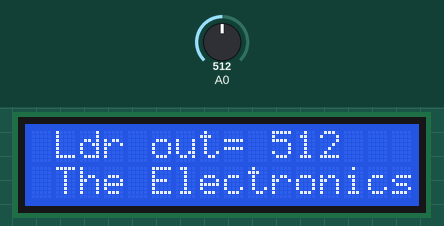
The sketch below on a simulated Arduino Mega 2560, built with avr-gcc and run on an emulated ATmega2560. Parts: 16×2 character LCD. The inputs (shaded band) are chosen by the test bench; at power-on: A0 = 512.

Above: at 1.2 s.
1.3 s: A0 set to 716
At 2.3 s:
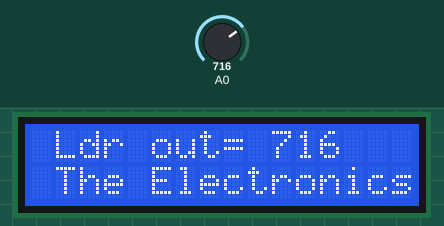
2.8 s: A0 set to 900
At 3.5 s:
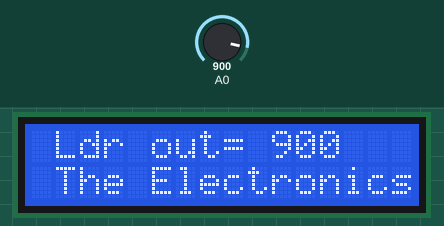
4.3 s: A0 set to 1023
At 4.6 s:
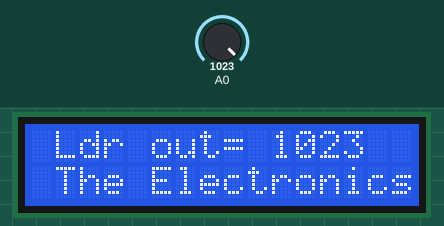
Timing chart, 0 to 7.3 s (numbered marks = the images above; inputs shaded):
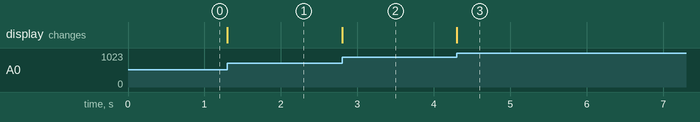

Measured:
- after the input at 1.3 s, the display: changes at once (image 1)
- after the input at 2.8 s, the display: changes at once (image 2)
- after the input at 4.3 s, the display: changes at once (image 3)

The sketch:

night_light.ino
```cpp
#include <LiquidCrystal.h>

// initialize the library with the numbers of the interface pins
LiquidCrystal lcd(48, 49, 50, 51, 52, 53);

void setup() {
// set up the LCD's number of columns and rows:
lcd.begin(16, 2);
// Print a message to the LCD.
lcd.setCursor(1,0);
lcd.print("Ldr out= ");
lcd.setCursor(1,1);
lcd.print("The Electronics");
}

void loop ()
{
int ldr= analogRead(A0);

lcd.setCursor(10,0);
lcd.print(ldr);
}
```
